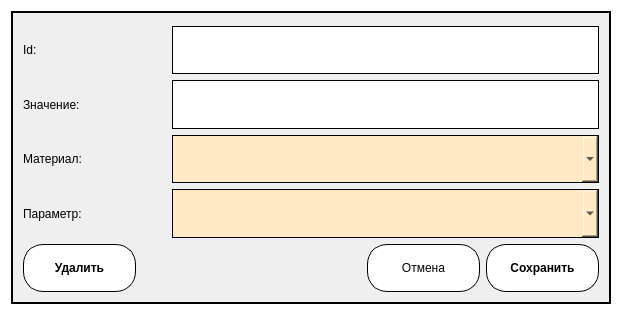
<?xml version="1.0" encoding="UTF-8"?>
<ui version="4.0">
 <class>Dialog_value</class>
 <widget class="QDialog" name="Dialog_value">
  <property name="geometry">
   <rect>
    <x>0</x>
    <y>0</y>
    <width>622</width>
    <height>315</height>
   </rect>
  </property>
  <property name="windowTitle">
   <string>Dialog</string>
  </property>
  <property name="styleSheet">
   <string notr="true">QDialog#Dialog_value{
	background-color: rgb(255, 255, 255);
}</string>
  </property>
  <layout class="QGridLayout" name="gridLayout">
   <item row="0" column="0">
    <widget class="QGroupBox" name="groupBox">
     <property name="styleSheet">
      <string notr="true">QGroupBox#groupBox {
	border: 2px solid #000000;
	background-color: rgb(239, 239, 239);
}</string>
     </property>
     <property name="title">
      <string/>
     </property>
     <layout class="QGridLayout" name="gridLayout_2">
      <item row="0" column="0">
       <layout class="QHBoxLayout" name="horizontalLayout_2" stretch="25,75">
        <item>
         <widget class="QLabel" name="label">
          <property name="text">
           <string>Id:</string>
          </property>
         </widget>
        </item>
        <item>
         <widget class="QLineEdit" name="lineEdit">
          <property name="sizePolicy">
           <sizepolicy hsizetype="Expanding" vsizetype="Ignored">
            <horstretch>0</horstretch>
            <verstretch>0</verstretch>
           </sizepolicy>
          </property>
          <property name="styleSheet">
           <string notr="true">QLineEdit {
border: 1px solid #000000;
}</string>
          </property>
         </widget>
        </item>
       </layout>
      </item>
      <item row="1" column="0">
       <layout class="QHBoxLayout" name="horizontalLayout_4" stretch="25,75">
        <item>
         <widget class="QLabel" name="label_3">
          <property name="text">
           <string>Значение:</string>
          </property>
         </widget>
        </item>
        <item>
         <widget class="QLineEdit" name="lineEdit_3">
          <property name="sizePolicy">
           <sizepolicy hsizetype="Expanding" vsizetype="Ignored">
            <horstretch>0</horstretch>
            <verstretch>0</verstretch>
           </sizepolicy>
          </property>
          <property name="styleSheet">
           <string notr="true">QLineEdit {
border: 1px solid #000000;
}</string>
          </property>
         </widget>
        </item>
       </layout>
      </item>
      <item row="2" column="0">
       <layout class="QHBoxLayout" name="horizontalLayout_5" stretch="25,75">
        <item>
         <widget class="QLabel" name="label_4">
          <property name="text">
           <string>Материал:</string>
          </property>
         </widget>
        </item>
        <item>
         <widget class="QComboBox" name="comboBox_2">
          <property name="sizePolicy">
           <sizepolicy hsizetype="Preferred" vsizetype="Ignored">
            <horstretch>0</horstretch>
            <verstretch>0</verstretch>
           </sizepolicy>
          </property>
          <property name="styleSheet">
           <string notr="true">QComboBox::drop-down {
    subcontrol-origin: padding;
    subcontrol-position: top right;
     width: 10px;
	background-color: rgb(255, 240, 160);
    image: url(:/new/prefix1/1.png);
    padding-left: 15px;
	padding-right: 15px;

    border-left-width: 1px;
    border-left-color: black;
    border-left-style: solid;  

   /* border-top-right-radius: 15px;
border-radius: 15px;*/
    
 }
QComboBox::drop-down::hover{
	background-color: rgb(255, 249, 152);
}
QComboBox {
	background-color: rgb(255, 234, 197);
border: 1px solid black;
}
QComboBox::hover {
	background-color: rgb(231, 212, 179);
}
QComboBox QAbstractItemView {
    background-color: rgb(255, 255, 255);
 }</string>
          </property>
         </widget>
        </item>
       </layout>
      </item>
      <item row="3" column="0">
       <layout class="QHBoxLayout" name="horizontalLayout_6" stretch="25,75">
        <item>
         <widget class="QLabel" name="label_5">
          <property name="text">
           <string>Параметр:</string>
          </property>
         </widget>
        </item>
        <item>
         <widget class="QComboBox" name="comboBox">
          <property name="sizePolicy">
           <sizepolicy hsizetype="Preferred" vsizetype="Ignored">
            <horstretch>0</horstretch>
            <verstretch>0</verstretch>
           </sizepolicy>
          </property>
          <property name="styleSheet">
           <string notr="true">QComboBox::drop-down {
    subcontrol-origin: padding;
    subcontrol-position: top right;
     width: 10px;
	background-color: rgb(255, 240, 160);
    image: url(:/new/prefix1/1.png);
    padding-left: 15px;
	padding-right: 15px;

    border-left-width: 1px;
    border-left-color: black;
    border-left-style: solid;  

   /* border-top-right-radius: 15px;
border-radius: 15px;*/
    
 }
QComboBox::drop-down::hover{
	background-color: rgb(255, 249, 152);
}
QComboBox {
	background-color: rgb(255, 234, 197);
border: 1px solid black;
}
QComboBox::hover {
	background-color: rgb(231, 212, 179);
}
QComboBox QAbstractItemView {
    background-color: rgb(255, 255, 255);
 }</string>
          </property>
         </widget>
        </item>
       </layout>
      </item>
      <item row="4" column="0">
       <layout class="QHBoxLayout" name="horizontalLayout" stretch="20,40,20,20">
        <item>
         <widget class="QPushButton" name="pushButton_3">
          <property name="sizePolicy">
           <sizepolicy hsizetype="Minimum" vsizetype="Ignored">
            <horstretch>0</horstretch>
            <verstretch>0</verstretch>
           </sizepolicy>
          </property>
          <property name="font">
           <font>
            <weight>75</weight>
            <bold>true</bold>
           </font>
          </property>
          <property name="styleSheet">
           <string notr="true">QPushButton {
	background-color: rgb(255, 255, 255);
border: 1px solid #000000;
border-radius: 20px;
} 
QPushButton::hover { 
	background-color: rgb(231, 231, 231);
} 
QPushButton::pressed {
 border: 3px solid #000000;
}</string>
          </property>
          <property name="text">
           <string>Удалить</string>
          </property>
          <property name="autoDefault">
           <bool>false</bool>
          </property>
         </widget>
        </item>
        <item>
         <spacer name="horizontalSpacer">
          <property name="orientation">
           <enum>Qt::Horizontal</enum>
          </property>
          <property name="sizeHint" stdset="0">
           <size>
            <width>40</width>
            <height>20</height>
           </size>
          </property>
         </spacer>
        </item>
        <item>
         <widget class="QPushButton" name="pushButton">
          <property name="sizePolicy">
           <sizepolicy hsizetype="Minimum" vsizetype="Ignored">
            <horstretch>0</horstretch>
            <verstretch>0</verstretch>
           </sizepolicy>
          </property>
          <property name="styleSheet">
           <string notr="true">QPushButton {
	background-color: rgb(255, 255, 255);
border: 1px solid #000000;
border-radius: 20px;
} 
QPushButton::hover { 
	background-color: rgb(231, 231, 231);
} 
QPushButton::pressed {
 border: 3px solid #000000;
}</string>
          </property>
          <property name="text">
           <string>Отмена</string>
          </property>
         </widget>
        </item>
        <item>
         <widget class="QPushButton" name="pushButton_2">
          <property name="sizePolicy">
           <sizepolicy hsizetype="Minimum" vsizetype="Ignored">
            <horstretch>0</horstretch>
            <verstretch>0</verstretch>
           </sizepolicy>
          </property>
          <property name="font">
           <font>
            <weight>75</weight>
            <bold>true</bold>
           </font>
          </property>
          <property name="styleSheet">
           <string notr="true">QPushButton {
	background-color: rgb(255, 255, 255);
border: 1px solid #000000;
border-radius: 20px;
} 
QPushButton::hover { 
	background-color: rgb(231, 231, 231);
} 
QPushButton::pressed {
 border: 3px solid #000000;
}</string>
          </property>
          <property name="text">
           <string>Сохранить</string>
          </property>
          <property name="autoDefault">
           <bool>false</bool>
          </property>
         </widget>
        </item>
       </layout>
      </item>
     </layout>
    </widget>
   </item>
  </layout>
 </widget>
 <resources/>
 <connections/>
</ui>
